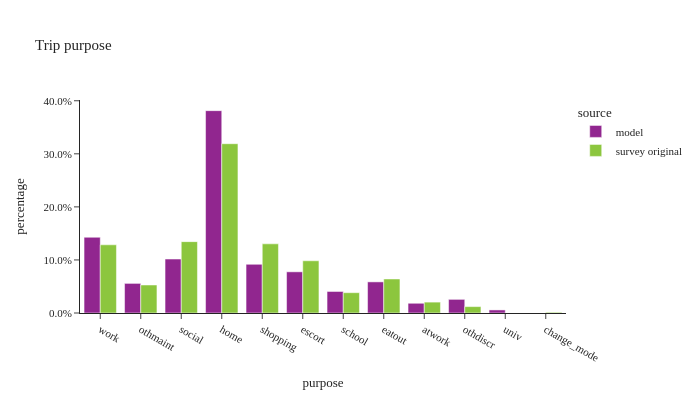

Notebook cell for this chart:
### Code cell
util.plot_share_barchart(trip_data, 'trip_weight', 'purpose', title="Trip purpose")

### Figure 1 — Plotly figure (JSON) as saved in the notebook; plotly's stock layout.template omitted (floating-point values rounded to 4 significant figures)
{"data": [{"alignmentgroup": "True", "customdata": [[1791000.0, 1791000.0], [700300.0, 700300.0], [1276000.0, 1276000.0], [4785000.0, 4785000.0], [1152000.0, 1152000.0], [974000.0, 974000.0], [509200.0, 509200.0], [736000.0, 736000.0], [230100.0, 230100.0], [322600.0, 322600.0], [72350.0, 72350.0]], "hovertemplate": "source=model<br>purpose=%{x}<br>percentage=%{y}<br>weighted_sum=%{customdata[0]}<br>sample_size=%{customdata[1]}<extra></extra>", "legendgroup": "model", "marker": {"color": "#91268F", "pattern": {"shape": ""}}, "name": "model", "offsetgroup": "model", "orientation": "v", "showlegend": true, "textposition": "auto", "type": "bar", "x": ["work", "othmaint", "social", "home", "shopping", "escort", "school", "eatout", "atwork", "othdiscr", "univ"], "xaxis": "x", "y": [0.1427, 0.0558, 0.1017, 0.3814, 0.09182, 0.07762, 0.04058, 0.05865, 0.01833, 0.02571, 0.005765], "yaxis": "y"}, {"alignmentgroup": "True", "customdata": [[2070000.0, 5216.0], [849900.0, 2047.0], [2166000.0, 6435.0], [5138000.0, 13000.0], [2099000.0, 4676.0], [1585000.0, 2762.0], [616700.0, 906.0], [1033000.0, 2608.0], [330300.0, 789.0], [194000.0, 511.0], [22140.0, 55.0]], "hovertemplate": "source=survey original<br>purpose=%{x}<br>percentage=%{y}<br>weighted_sum=%{customdata[0]}<br>sample_size=%{customdata[1]}<extra></extra>", "legendgroup": "survey original", "marker": {"color": "#8CC63E", "pattern": {"shape": ""}}, "name": "survey original", "offsetgroup": "survey original", "orientation": "v", "showlegend": true, "textposition": "auto", "type": "bar", "x": ["work", "othmaint", "social", "home", "shopping", "escort", "school", "eatout", "atwork", "othdiscr", "change_mode"], "xaxis": "x", "y": [0.1285, 0.05278, 0.1345, 0.319, 0.1303, 0.09843, 0.0383, 0.06414, 0.02051, 0.01205, 0.001375], "yaxis": "y"}], "layout": {"barmode": "group", "height": 400, "legend": {"title": {"text": "source"}, "tracegroupgap": 0}, "title": {"text": "Trip purpose"}, "width": 700, "xaxis": {"anchor": "y", "domain": [0.0, 1.0], "title": {"text": "purpose"}}, "yaxis": {"anchor": "x", "domain": [0.0, 1.0], "tickformat": ".1%", "title": {"text": "percentage"}}}}
